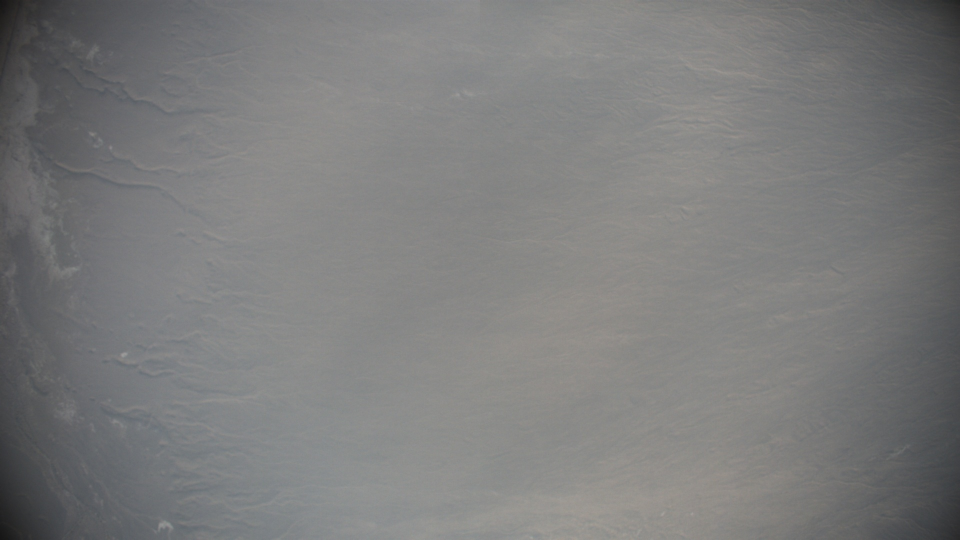
#> input picture Images/33_A.jpg, 1920 x 1080 px (shown at 1/2 size)
$ python canny.py   (older library calls are emulated)
#> lines starting #> are read from the running program, lines starting #| are printed output that depends on the picture; after the words box and inside, x2 and y2 are one past the last pixel; in counts of white or black regions, pixels touching at a corner belong together
### img_dehaze.py
import cv2
import math
import numpy as np


def DarkChannel(im, sz):
    b, g, r = cv2.split(im)
    dc = cv2.min(cv2.min(r, g), b)
    kernel = cv2.getStructuringElement(cv2.MORPH_RECT, (sz, sz))
    dark = cv2.erode(dc, kernel)
    return dark


def AtmLight(im, dark):
    [h, w] = im.shape[:2]
    imsz = h * w
    numpx = int(max(math.floor(imsz / 1000), 1))
    darkvec = dark.reshape(imsz)
    imvec = im.reshape(imsz, 3)

    indices = darkvec.argsort()
    indices = indices[imsz - numpx : :]

    atmsum = np.zeros([1, 3])
    for ind in range(1, numpx):
        atmsum = atmsum + imvec[indices[ind]]

    A = atmsum / numpx
    return A


def TransmissionEstimate(im, A, sz):
    omega = 0.95
    im3 = np.empty(im.shape, im.dtype)

    for ind in range(0, 3):
        im3[:, :, ind] = im[:, :, ind] / A[0, ind]

    transmission = 1 - omega * DarkChannel(im3, sz)
    return transmission


def Guidedfilter(im, p, r, eps):
    mean_I = cv2.boxFilter(im, cv2.CV_64F, (r, r))
    mean_p = cv2.boxFilter(p, cv2.CV_64F, (r, r))
    mean_Ip = cv2.boxFilter(im * p, cv2.CV_64F, (r, r))
    cov_Ip = mean_Ip - mean_I * mean_p

    mean_II = cv2.boxFilter(im * im, cv2.CV_64F, (r, r))
    var_I = mean_II - mean_I * mean_I

    a = cov_Ip / (var_I + eps)
    b = mean_p - a * mean_I

    mean_a = cv2.boxFilter(a, cv2.CV_64F, (r, r))
    mean_b = cv2.boxFilter(b, cv2.CV_64F, (r, r))

    q = mean_a * im + mean_b
    return q


def TransmissionRefine(im, et):
    gray = cv2.cvtColor(im, cv2.COLOR_BGR2GRAY)
    gray = np.float64(gray) / 255
    r = 60
    eps = 0.0001
    t = Guidedfilter(gray, et, r, eps)

    return t


def Recover(im, t, A, tx=0.1):
    res = np.empty(im.shape, im.dtype)
    t = cv2.max(t, tx)

    for ind in range(0, 3):
        res[:, :, ind] = (im[:, :, ind] - A[0, ind]) / t + A[0, ind]

    return res


def dehaze(src):
    I = src.astype("float64") / 255
    dark = DarkChannel(I, 15)
    A = AtmLight(I, dark)
    te = TransmissionEstimate(I, A, 15)
    t = TransmissionRefine(src, te)
    J = Recover(I, t, A, 0.1)
    J = 255 * J  # Now scale by 255
    J = J.astype(np.uint8)
    J[J > 255] = 255  # 防止超过范围
    return J


# [24 lines that do not run on import are left out]

### canny.py
import numpy as np
import cv2 as cv
from matplotlib import pyplot as plt
from img_dehaze import *

src = cv.imread('Images/33_A.jpg')
#> src is the input picture: shape (1080, 1920, 3); mean B, G, R 123.8, 124, 123.7
src = dehaze(src)
#> in AtmLight, `indices = indices[imsz - numpx : :]`: indices = 2073 values, max 2072721 at index 1856, min 1907693 at index 228, mean 1976298.5
#> the loop in AtmLight, `for ind in range(1, numpx):` made 2072 passes
#> atmsum on passes 1 to 3: [[0.573, 0.584, 0.576]], [[1.15, 1.17, 1.17]], [[1.71, 1.76, 1.76]]
#> after the loop in AtmLight, `for ind in range(1, numpx):`: atmsum = [[1188.4, 1223.6, 1239.9]]
#> in AtmLight, `A = atmsum / numpx`: A = [[0.573, 0.59, 0.598]]
#> after the loop in TransmissionEstimate, `for ind in range(0, 3):`:
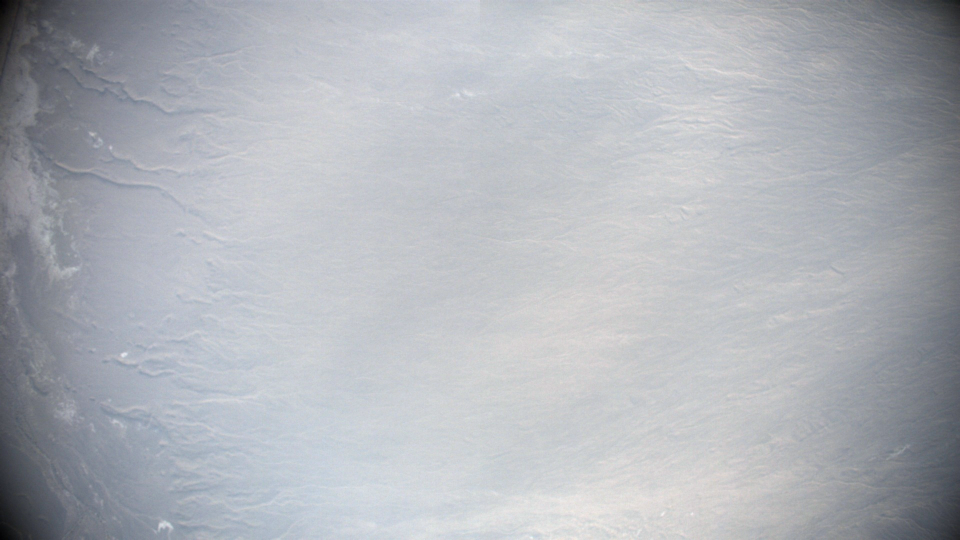
#> im3: shape (1080, 1920, 3) float64 (shown at 1/2 size); mean B, G, R 0.847, 0.824, 0.811; drawn with min black and max white
#> in Guidedfilter, `mean_b = cv2.boxFilter(b, cv2.CV_64F, (r, r))`:
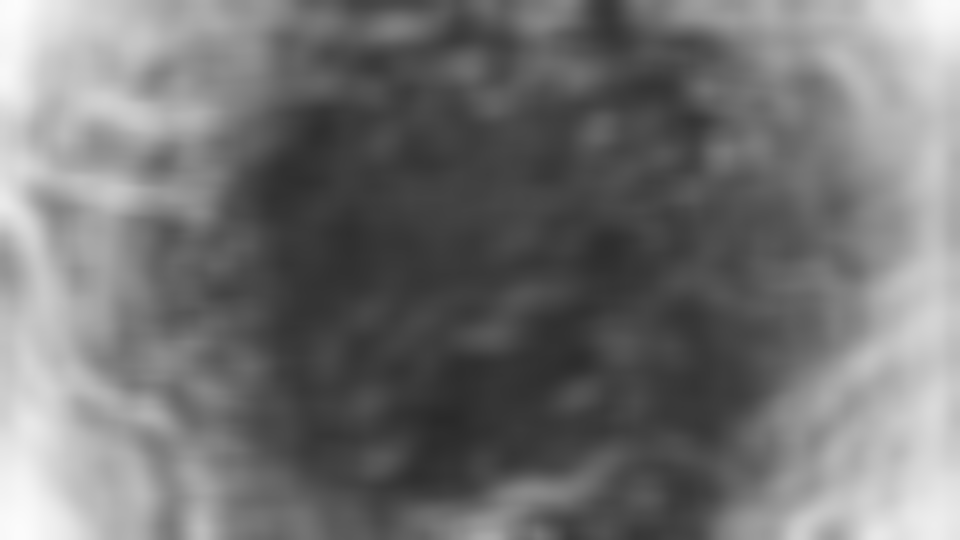
#> mean_b: shape (1080, 1920) float64 (shown at 1/2 size); min 0.163, max 0.989, mean 0.453
#> after the loop in Recover, `for ind in range(0, 3):`:
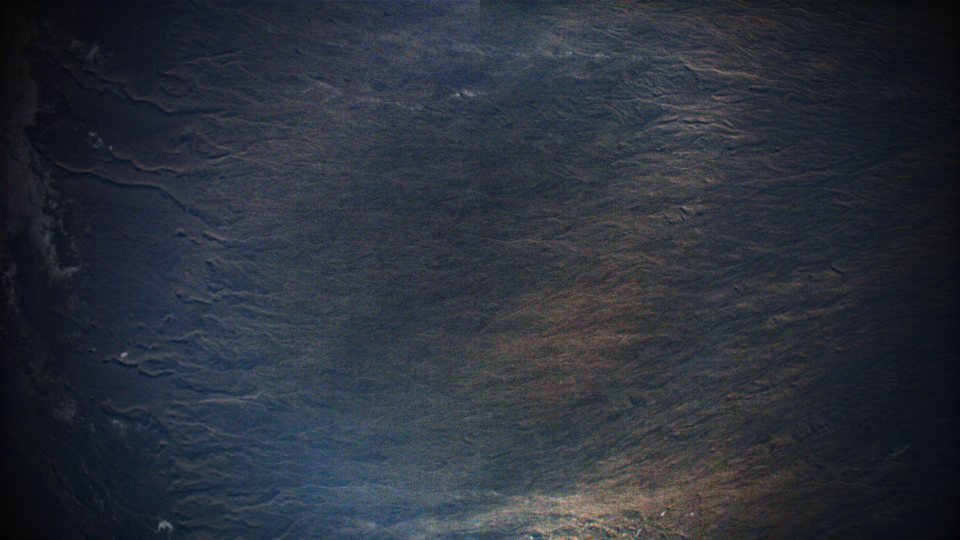
#> res: shape (1080, 1920, 3) float64 (shown at 1/2 size); mean B, G, R 0.285, 0.239, 0.21; drawn with min black and max white
src_edges = cv.Canny(src, 150, 200)
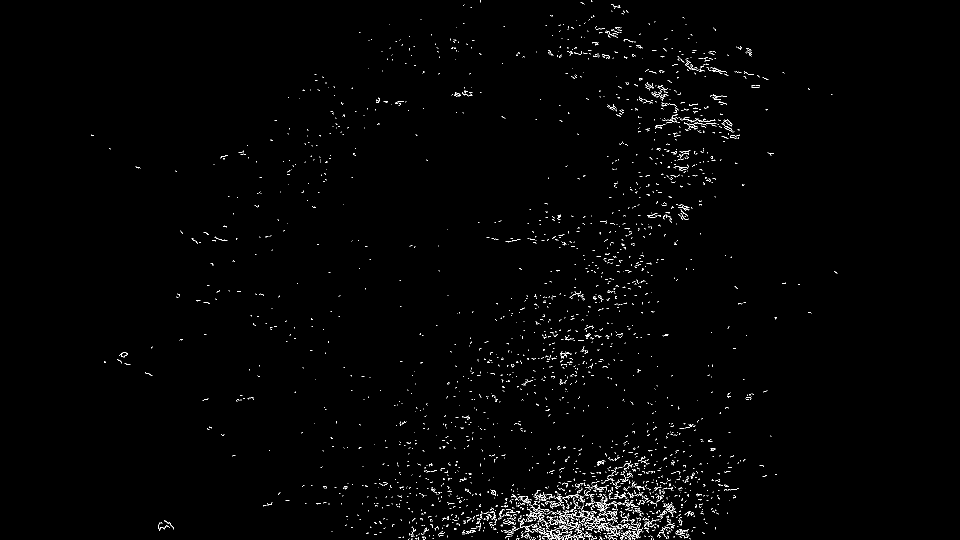
#> src_edges: shape (1080, 1920) (shown at 1/2 size); 0.97% white in thin lines or dots, all inside (x1, y1, x2, y2) = (182, 0, 1675, 1080)
tar = cv.imread('Images/33_B.jpg')
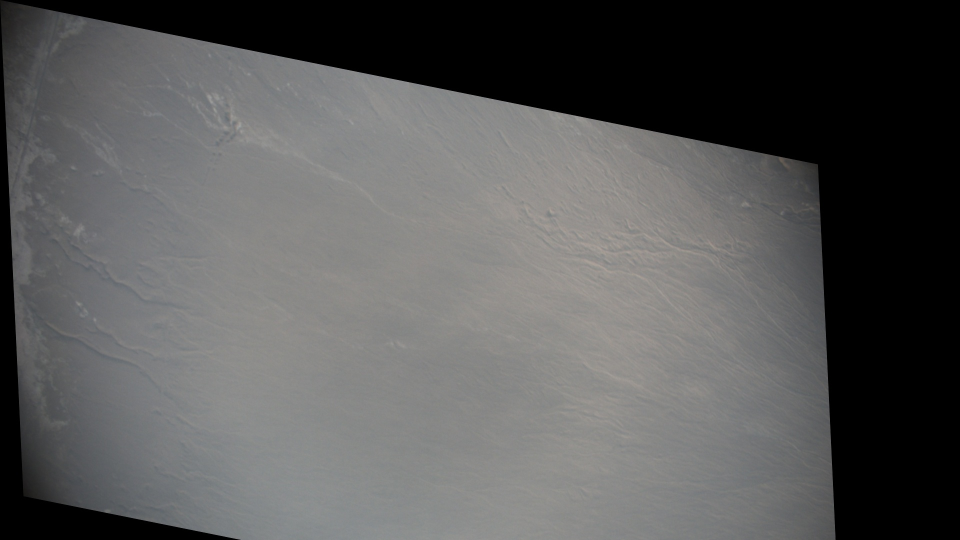
#> input picture Images/33_B.jpg, 1920 x 1080 px (shown at 1/2 size)
#> tar is the input picture: shape (1080, 1920, 3); mean B, G, R 88.3, 88.6, 88.5
tar = dehaze(tar)
#> the loop in AtmLight (call 2), `for ind in range(1, numpx):` made 2072 passes
#> atmsum on passes 1 to 3: [[0.565, 0.584, 0.596]], [[1.13, 1.17, 1.19]], [[1.69, 1.75, 1.79]]
#> call 2 of TransmissionEstimate, with A = array of shape (1, 3), sz = 15
#> after the loop in TransmissionEstimate (call 2), `for ind in range(0, 3):`:
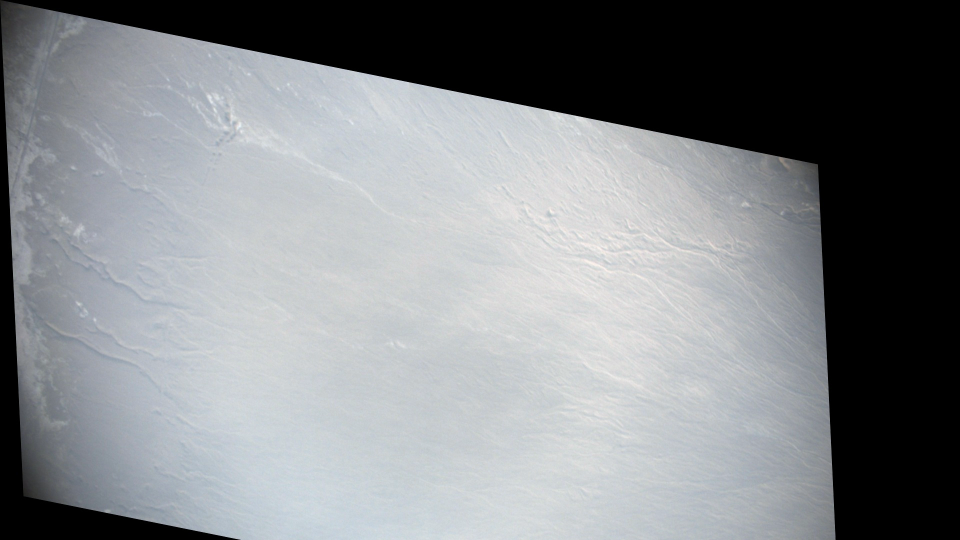
#> im3: shape (1080, 1920, 3) float64 (shown at 1/2 size); mean B, G, R 0.613, 0.599, 0.585; drawn with min black and max white
#> in TransmissionEstimate (call 2), `transmission = 1 - omega * DarkChannel(im3, sz)`:
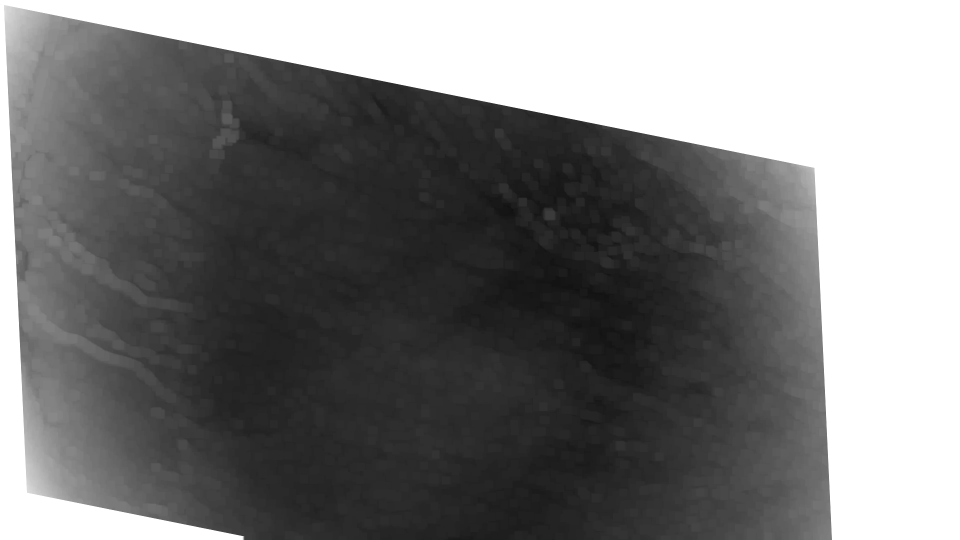
#> transmission: shape (1080, 1920) float64 (shown at 1/2 size); min 0.0623, max 1, mean 0.478
tar_edges = cv.Canny(tar, 150, 200)

plt.subplot(221), plt.imshow(src, cmap='gray')
plt.title('Original src'), plt.xticks([]), plt.yticks([])
plt.subplot(222), plt.imshow(src_edges, cmap='gray')
plt.title('Edge src'), plt.xticks([]), plt.yticks([])
plt.subplot(223), plt.imshow(tar, cmap='gray')
plt.title('Original tar'), plt.xticks([]), plt.yticks([])
plt.subplot(224), plt.imshow(tar_edges, cmap='gray')
plt.title('Edge tar'), plt.xticks([]), plt.yticks([])


plt.show()
